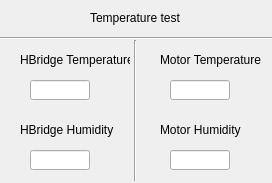
<?xml version="1.0" encoding="UTF-8"?>
<ui version="4.0">
 <class>Form</class>
 <widget class="QWidget" name="Form">
  <property name="geometry">
   <rect>
    <x>0</x>
    <y>0</y>
    <width>272</width>
    <height>183</height>
   </rect>
  </property>
  <property name="windowTitle">
   <string>Form</string>
  </property>
  <widget class="QLabel" name="label_2">
   <property name="geometry">
    <rect>
     <x>90</x>
     <y>10</y>
     <width>91</width>
     <height>16</height>
    </rect>
   </property>
   <property name="text">
    <string>Temperature test</string>
   </property>
  </widget>
  <widget class="Line" name="line">
   <property name="geometry">
    <rect>
     <x>0</x>
     <y>30</y>
     <width>291</width>
     <height>16</height>
    </rect>
   </property>
   <property name="orientation">
    <enum>Qt::Horizontal</enum>
   </property>
  </widget>
  <widget class="QLabel" name="label">
   <property name="geometry">
    <rect>
     <x>20</x>
     <y>50</y>
     <width>110</width>
     <height>20</height>
    </rect>
   </property>
   <property name="text">
    <string>HBridge Temperature</string>
   </property>
  </widget>
  <widget class="QLabel" name="label_3">
   <property name="geometry">
    <rect>
     <x>160</x>
     <y>50</y>
     <width>110</width>
     <height>20</height>
    </rect>
   </property>
   <property name="text">
    <string>Motor Temperature</string>
   </property>
  </widget>
  <widget class="QLineEdit" name="lineEdit">
   <property name="geometry">
    <rect>
     <x>30</x>
     <y>80</y>
     <width>60</width>
     <height>20</height>
    </rect>
   </property>
  </widget>
  <widget class="QLineEdit" name="lineEdit_2">
   <property name="geometry">
    <rect>
     <x>170</x>
     <y>80</y>
     <width>60</width>
     <height>20</height>
    </rect>
   </property>
  </widget>
  <widget class="QLabel" name="label_4">
   <property name="geometry">
    <rect>
     <x>20</x>
     <y>120</y>
     <width>110</width>
     <height>20</height>
    </rect>
   </property>
   <property name="text">
    <string>HBridge Humidity</string>
   </property>
  </widget>
  <widget class="QLabel" name="label_5">
   <property name="geometry">
    <rect>
     <x>160</x>
     <y>120</y>
     <width>110</width>
     <height>20</height>
    </rect>
   </property>
   <property name="text">
    <string>Motor Humidity</string>
   </property>
  </widget>
  <widget class="QLineEdit" name="lineEdit_3">
   <property name="geometry">
    <rect>
     <x>30</x>
     <y>150</y>
     <width>60</width>
     <height>20</height>
    </rect>
   </property>
  </widget>
  <widget class="QLineEdit" name="lineEdit_4">
   <property name="geometry">
    <rect>
     <x>170</x>
     <y>150</y>
     <width>60</width>
     <height>20</height>
    </rect>
   </property>
  </widget>
  <widget class="Line" name="line_2">
   <property name="geometry">
    <rect>
     <x>125</x>
     <y>40</y>
     <width>20</width>
     <height>141</height>
    </rect>
   </property>
   <property name="orientation">
    <enum>Qt::Vertical</enum>
   </property>
  </widget>
 </widget>
 <resources/>
 <connections/>
</ui>
